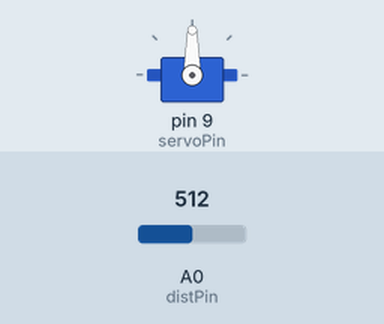
Simulated run of this sketch. Board: Arduino Uno, built with avr-gcc and run on an emulated ATmega328P. Shown: servo. Inputs (shaded band) come from the test bench; at power-on: A0 (distPin) = 512.

Above: at 1.8 s.
1.9 s: A0 (distPin) set to 716
At 3.2 s:
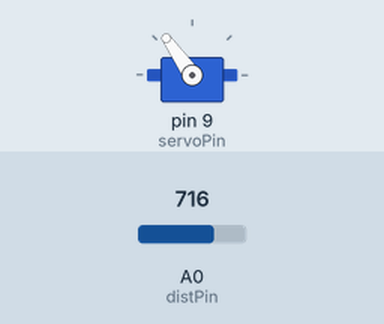
3.5 s: A0 (distPin) set to 900
At 4.8 s:
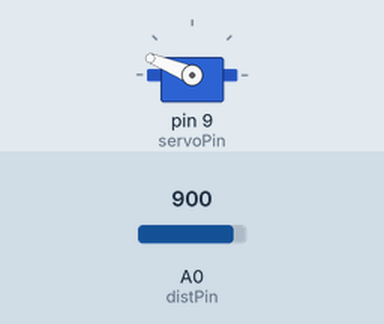
5.5 s: A0 (distPin) set to 1023
At 6.4 s:
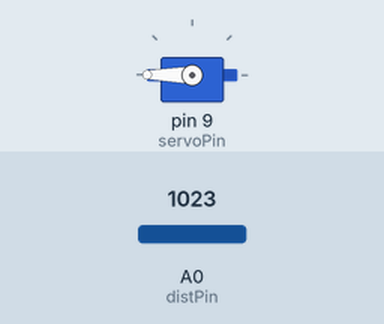
7.5 s: A0 (distPin) set to 306
At 9.1 s:
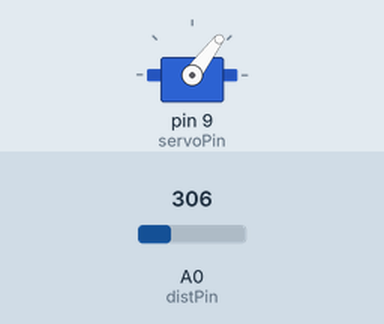
9.5 s: A0 (distPin) set to 122
At 10.6 s:
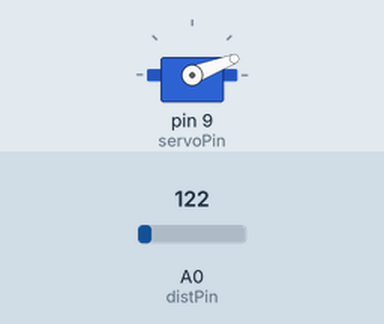
Timing chart, 0 to 12.5 s (numbered marks = the images above; inputs shaded):
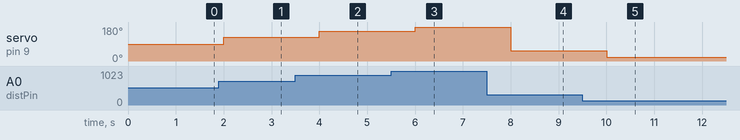

Measured:
- after the input at 1.9 s, servo on pin 9 (servoPin): 90° → 125° after 0.10 s
- after the input at 3.5 s, servo on pin 9 (servoPin): 125° → 158° after 0.50 s
- after the input at 5.5 s, servo on pin 9 (servoPin): 158° → 180° after 0.50 s
- after the input at 7.5 s, servo on pin 9 (servoPin): 180° → 53° after 0.50 s
- after the input at 9.5 s, servo on pin 9 (servoPin): 53° → 21° after 0.50 s

The sketch:

Lasers_and_motors.ino
```cpp
//Using Servo first time.

#include<Servo.h>
Servo adityasServo ;
int servoPin = 9; //not a motorPin , correct it in previous Servo problem
int distPin = 0;

void setup()
{
  // 'attach' the Servo Object
  // We don't need to set it as an output manually
  adityasServo.attach(servoPin);

}

void loop()
{
  int dist = analogRead(distPin);
  int pos = map(dist, 0,1023,0,180);// relate dist  and 1023 to understand this function
  adityasServo.write(pos);  //pos for position
  delay(1000);
}
```
